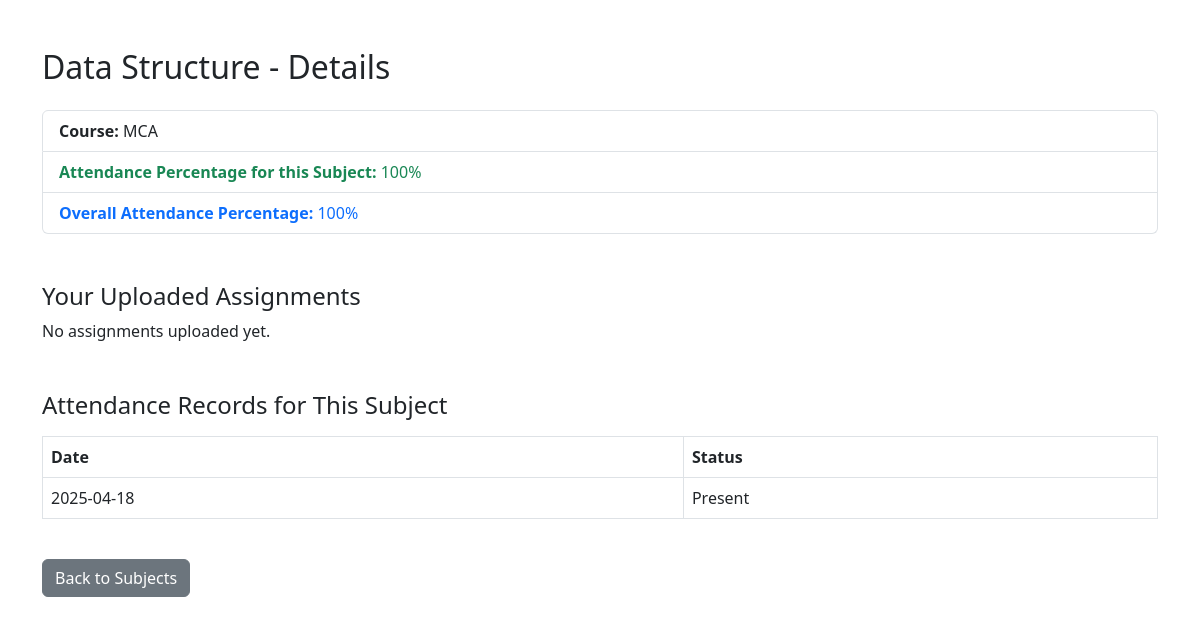
The page /dashboard/student_subject_details.php?subject_id=2 (signed in) on the database its author committed.
### tables this page shows
CREATE TABLE `subjects` (
  `id` int(11) NOT NULL,
  `subject_name` varchar(255) NOT NULL,
  `teacher_id` int(11) NOT NULL,
  `course_id` int(11) NOT NULL
);

CREATE TABLE `courses` (
  `id` int(11) NOT NULL,
  `course_name` varchar(255) NOT NULL
);

CREATE TABLE `attendance` (
  `id` int(11) NOT NULL,
  `student_id` int(11) NOT NULL,
  `subject_id` int(11) NOT NULL,
  `attendance_date` date NOT NULL,
  `status` enum('present','absent','late') NOT NULL
);

### dashboard/student_subject_details.php (the view, shortened to what this page needs)
<?php
include '../db/db_connect.php';
$student_id = $_SESSION['id'];
$subject_id = $_GET['subject_id'];
$query = "SELECT s.subject_name, c.course_name
          FROM subjects s
          JOIN courses c ON s.course_id = c.id
          WHERE s.id = ?";
$stmt = $conn->prepare($query);
$stmt->bind_param("i", $subject_id);
$stmt->execute();
$result = $stmt->get_result();
$subject = $result->fetch_assoc();
$assignmentQuery = "SELECT id, file_path, upload_date
                    FROM assignments
                    WHERE student_id = ? AND subject_id = ?";
$assignStmt = $conn->prepare($assignmentQuery);
$assignStmt->bind_param("ii", $student_id, $subject_id);
$assignStmt->execute();
$assignmentsResult = $assignStmt->get_result();
$assignments = $assignmentsResult->fetch_all(MYSQLI_ASSOC);
$attendanceQuery = "SELECT status, attendance_date
                    FROM attendance
                    WHERE student_id = ? AND subject_id = ?";
$attStmt = $conn->prepare($attendanceQuery);
$attStmt->bind_param("ii", $student_id, $subject_id);
$attStmt->execute();
$attResult = $attStmt->get_result();
$attendance = $attResult->fetch_all(MYSQLI_ASSOC);
$totalClasses = count($attendance);
$presentCount = 0;
foreach ($attendance as $a) {
    if (strtolower($a['status']) === 'present') $presentCount++;
}
$subjectPercentage = $totalClasses > 0 ? round(($presentCount / $totalClasses) * 100, 2) : 0;
$overallQuery = "SELECT status FROM attendance WHERE student_id = ?";
$overallStmt = $conn->prepare($overallQuery);
$overallStmt->bind_param("i", $student_id);
$overallStmt->execute();
$overallResult = $overallStmt->get_result();
$overall = $overallResult->fetch_all(MYSQLI_ASSOC);
$totalOverall = count($overall);
$presentOverall = 0;
foreach ($overall as $a) {
    if (strtolower($a['status']) === 'present') $presentOverall++;
}
$overallPercentage = $totalOverall > 0 ? round(($presentOverall / $totalOverall) * 100, 2) : 0;
?>
<!DOCTYPE html>
<html lang="en">
<head>
    <link href="https://cdn.jsdelivr.net/npm/bootstrap@5.3.0/dist/css/bootstrap.min.css" rel="stylesheet">
</head>
<body>
<div class="container mt-5">
    <?php if ($subject): ?>
        <h2><?php echo htmlspecialchars($subject['subject_name']); ?> - Details</h2>
        <ul class="list-group mt-4 mb-4">
            <li class="list-group-item"><strong>Course:</strong> <?php echo htmlspecialchars($subject['course_name']); ?></li>
            <li class="list-group-item text-success"><strong>Attendance Percentage for this Subject:</strong> <?php echo $subjectPercentage; ?>%</li>
            <li class="list-group-item text-primary"><strong>Overall Attendance Percentage:</strong> <?php echo $overallPercentage; ?>%</li>
        </ul>
        <h4 class="mt-5">Your Uploaded Assignments</h4>
        <?php if (!empty($assignments)): ?>
            <table class="table table-bordered mt-3">
                <thead>
                    <tr>
                        <th>File</th>
                        <th>Upload Date</th>
                    </tr>
                </thead>
                <tbody>
                    <?php foreach ($assignments as $assign): ?>
                        <tr>
                            <td><a href="../<?php echo $assign['file_path']; ?>" target="_blank">View File</a></td>
                            <td><?php echo htmlspecialchars($assign['upload_date']); ?></td>
                        </tr>
                    <?php endforeach; ?>
                </tbody>
            </table>
        <?php else: ?>
            <p>No assignments uploaded yet.</p>
        <?php endif; ?>
        <h4 class="mt-5">Attendance Records for This Subject</h4>
        <?php if (!empty($attendance)): ?>
            <table class="table table-bordered mt-3">
                <thead>
                    <tr>
                        <th>Date</th>
                        <th>Status</th>
                    </tr>
                </thead>
                <tbody>
                    <?php foreach ($attendance as $att): ?>
                        <tr>
                            <td><?php echo htmlspecialchars($att['attendance_date']); ?></td>
                            <td><?php echo ucfirst($att['status']); ?></td>
                        </tr>
                    <?php endforeach; ?>
                </tbody>
            </table>
        <?php else: ?>
            <p>No attendance records found.</p>
        <?php endif; ?>
        <a href="student_subject.php" class="btn btn-secondary mt-4">Back to Subjects</a>
    <?php else: ?>
        <div class="alert alert-warning">Subject not found.</div>
    <?php endif; ?>
</div>
</body>
</html>

### rows shown on the page
subjects: subject_name "Data Structure", course.course_name "MCA"
attendance: attendance_date "2025-04-18", status "Present"

### other values the page prints
$subjectPercentage "100"
$overallPercentage "100"
